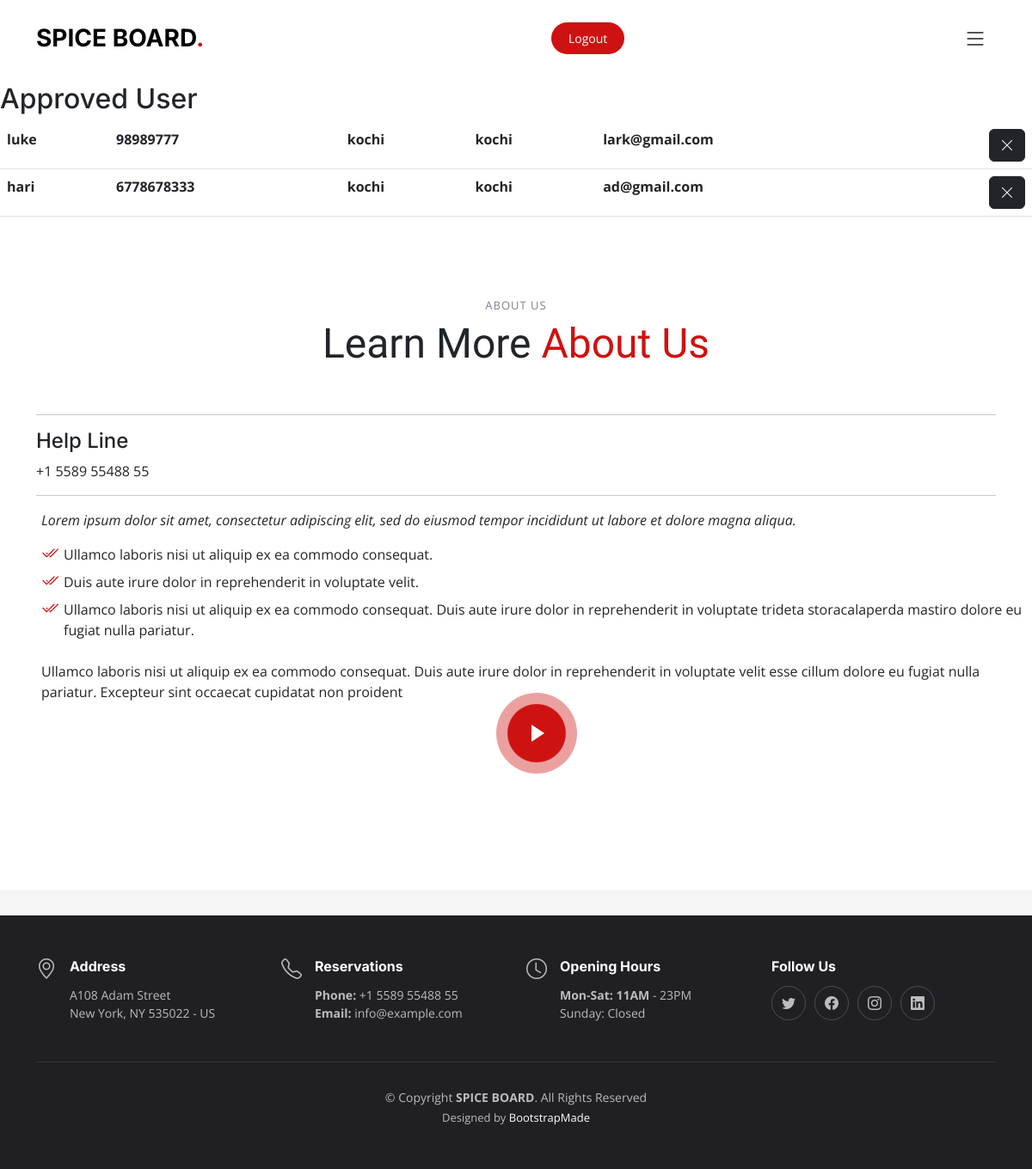
Screenshot of /admin_view_user/ with the database file from the repository.
### app/models.py (models this page shows)
class Usertable(models.Model):
    uid = models.AutoField(primary_key=True)
    u_name=models.CharField(max_length=100)
    u_phone=models.CharField(max_length=100)
    u_address=models.CharField(max_length=100)
    u_email=models.CharField(max_length=100)
    u_pass=models.CharField(max_length=100)
    u_loca=models.CharField(max_length=100)
    u1=models.CharField(max_length=100,default="" )
    u2=models.CharField(max_length=100,default="" )
    u3=models.CharField(max_length=100,default="" )
    u4=models.CharField(max_length=100,default="" )
    u5=models.CharField(max_length=100,default="" )

### app/views.py (the view, shortened to what this page needs)
# urls.py: path('admin_view_user/', views.admin_view_user),
def admin_view_user(request):
    abc=Usertable.objects.filter(u1="pending")
    abo=Usertable.objects.filter(u1="approved")
    return render(request,'admin/admin_view_user.html',{"abc":abc,"abo":abo})

### templates/admin/admin_view_user.html (shortened to what this page needs)
{% extends 'admin/admin_home.html' %}
{% load static %}
{% block content %}
<br>
<br>
<br>
<br>
<link rel="stylesheet" href="https://cdn.jsdelivr.net/npm/bootstrap-icons@1.10.3/font/bootstrap-icons.css">
<h2>Approved User</h2>
<table class="table">
{% for i in abo %}
<tr>
  <th>{{i.u_name}}</th>
  <th>{{i.u_phone}}</th>
  <th>{{i.u_address}}</th>
  <th>{{i.u_loca}}</th>
  <th>{{i.u_email}}</th>
  <th>
    <form method="post" >
      <button type="submit" class=" btn btn-dark float-end"><i class="bi bi-x-lg"></i></button>
    </form>
  </th>
</tr>
{% endfor %}
</table>
{% endblock %}

### static/assets/css/main.css (style rules this page uses)
:root { --font-default: "Open Sans", system-ui, -apple-system, "Segoe UI", Roboto, "Helvetica Neue", Arial, "Noto Sans", "Liberation Sans", sans-serif, "Apple Color Emoji", "Segoe UI Emoji", "Segoe UI Symbol", "Noto Color Emoji"; --font-primary: "Amatic SC", sans-serif; --font-secondary: "Inter", sans-serif; }
:root { --color-default: #212529; --color-primary: #ce1212; --color-secondary: #37373f; }
:root { scroll-behavior: smooth; }
body { font-family: var(--font-default); color: var(--color-default); }
h1, h2, h3, h4, h5, h6 { font-family: var(--font-secondary); }

### rows the page displays
Usertable: u_name "luke", u_phone "98989777", u_address "kochi", u_loca "kochi", u_email "lark@gmail.com"
Usertable: u_name "hari", u_phone "6778678333", u_address "kochi", u_loca "kochi", u_email "ad@gmail.com"
